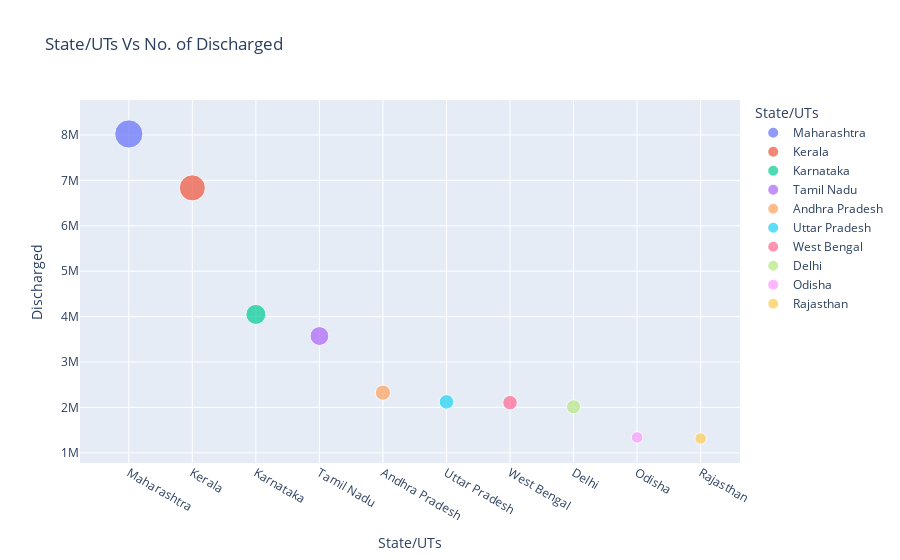

Notebook source saved alongside this figure:
### Code cell
x = cd[['State/UTs','Discharged']].sort_values(by='Discharged',ascending=False)['State/UTs'][:10].values
y = cd[['State/UTs','Discharged']].sort_values(by='Discharged',ascending=False)['Discharged'][:10].values
df = pd.DataFrame({'State/UTs':x,
                  'Discharged':y})
fig = px.scatter(df,
             x='State/UTs',
             y='Discharged',
             color='State/UTs',
             title='State/UTs Vs No. of Discharged',
             size='Discharged')
fig.show()

### Figure 1 — Plotly figure (JSON) as saved in the notebook; plotly's stock layout.template omitted (floating-point values rounded to 4 significant figures)
{"data": [{"hovertemplate": "State/UTs=%{x}<br>Discharged=%{marker.size}<extra></extra>", "legendgroup": "Maharashtra", "marker": {"color": "#636efa", "size": [8022276], "sizemode": "area", "sizeref": 20060.0, "symbol": "circle"}, "mode": "markers", "name": "Maharashtra", "orientation": "v", "showlegend": true, "type": "scatter", "x": ["Maharashtra"], "xaxis": "x", "y": [8022276], "yaxis": "y"}, {"hovertemplate": "State/UTs=%{x}<br>Discharged=%{marker.size}<extra></extra>", "legendgroup": "Kerala", "marker": {"color": "#EF553B", "size": [6835181], "sizemode": "area", "sizeref": 20060.0, "symbol": "circle"}, "mode": "markers", "name": "Kerala", "orientation": "v", "showlegend": true, "type": "scatter", "x": ["Kerala"], "xaxis": "x", "y": [6835181], "yaxis": "y"}, {"hovertemplate": "State/UTs=%{x}<br>Discharged=%{marker.size}<extra></extra>", "legendgroup": "Karnataka", "marker": {"color": "#00cc96", "size": [4048399], "sizemode": "area", "sizeref": 20060.0, "symbol": "circle"}, "mode": "markers", "name": "Karnataka", "orientation": "v", "showlegend": true, "type": "scatter", "x": ["Karnataka"], "xaxis": "x", "y": [4048399], "yaxis": "y"}, {"hovertemplate": "State/UTs=%{x}<br>Discharged=%{marker.size}<extra></extra>", "legendgroup": "Tamil Nadu", "marker": {"color": "#ab63fa", "size": [3572569], "sizemode": "area", "sizeref": 20060.0, "symbol": "circle"}, "mode": "markers", "name": "Tamil Nadu", "orientation": "v", "showlegend": true, "type": "scatter", "x": ["Tamil Nadu"], "xaxis": "x", "y": [3572569], "yaxis": "y"}, {"hovertemplate": "State/UTs=%{x}<br>Discharged=%{marker.size}<extra></extra>", "legendgroup": "Andhra Pradesh", "marker": {"color": "#FFA15A", "size": [2325943], "sizemode": "area", "sizeref": 20060.0, "symbol": "circle"}, "mode": "markers", "name": "Andhra Pradesh", "orientation": "v", "showlegend": true, "type": "scatter", "x": ["Andhra Pradesh"], "xaxis": "x", "y": [2325943], "yaxis": "y"}, {"hovertemplate": "State/UTs=%{x}<br>Discharged=%{marker.size}<extra></extra>", "legendgroup": "Uttar Pradesh", "marker": {"color": "#19d3f3", "size": [2121662], "sizemode": "area", "sizeref": 20060.0, "symbol": "circle"}, "mode": "markers", "name": "Uttar Pradesh", "orientation": "v", "showlegend": true, "type": "scatter", "x": ["Uttar Pradesh"], "xaxis": "x", "y": [2121662], "yaxis": "y"}, {"hovertemplate": "State/UTs=%{x}<br>Discharged=%{marker.size}<extra></extra>", "legendgroup": "West Bengal", "marker": {"color": "#FF6692", "size": [2104592], "sizemode": "area", "sizeref": 20060.0, "symbol": "circle"}, "mode": "markers", "name": "West Bengal", "orientation": "v", "showlegend": true, "type": "scatter", "x": ["West Bengal"], "xaxis": "x", "y": [2104592], "yaxis": "y"}, {"hovertemplate": "State/UTs=%{x}<br>Discharged=%{marker.size}<extra></extra>", "legendgroup": "Delhi", "marker": {"color": "#B6E880", "size": [2014230], "sizemode": "area", "sizeref": 20060.0, "symbol": "circle"}, "mode": "markers", "name": "Delhi", "orientation": "v", "showlegend": true, "type": "scatter", "x": ["Delhi"], "xaxis": "x", "y": [2014230], "yaxis": "y"}, {"hovertemplate": "State/UTs=%{x}<br>Discharged=%{marker.size}<extra></extra>", "legendgroup": "Odisha", "marker": {"color": "#FF97FF", "size": [1339135], "sizemode": "area", "sizeref": 20060.0, "symbol": "circle"}, "mode": "markers", "name": "Odisha", "orientation": "v", "showlegend": true, "type": "scatter", "x": ["Odisha"], "xaxis": "x", "y": [1339135], "yaxis": "y"}, {"hovertemplate": "State/UTs=%{x}<br>Discharged=%{marker.size}<extra></extra>", "legendgroup": "Rajasthan", "marker": {"color": "#FECB52", "size": [1316727], "sizemode": "area", "sizeref": 20060.0, "symbol": "circle"}, "mode": "markers", "name": "Rajasthan", "orientation": "v", "showlegend": true, "type": "scatter", "x": ["Rajasthan"], "xaxis": "x", "y": [1316727], "yaxis": "y"}], "layout": {"autosize": true, "legend": {"itemsizing": "constant", "title": {"text": "State/UTs"}, "tracegroupgap": 0}, "title": {"text": "State/UTs Vs No. of Discharged"}, "xaxis": {"anchor": "y", "autorange": true, "categoryarray": ["Maharashtra", "Kerala", "Karnataka", "Tamil Nadu", "Andhra Pradesh", "Uttar Pradesh", "West Bengal", "Delhi", "Odisha", "Rajasthan"], "categoryorder": "array", "domain": [0, 1], "range": [-0.7063, 9.592], "title": {"text": "State/UTs"}, "type": "category"}, "yaxis": {"anchor": "x", "autorange": true, "domain": [0, 1], "range": [526600.0, 9326000.0], "title": {"text": "Discharged"}, "type": "linear"}}}
